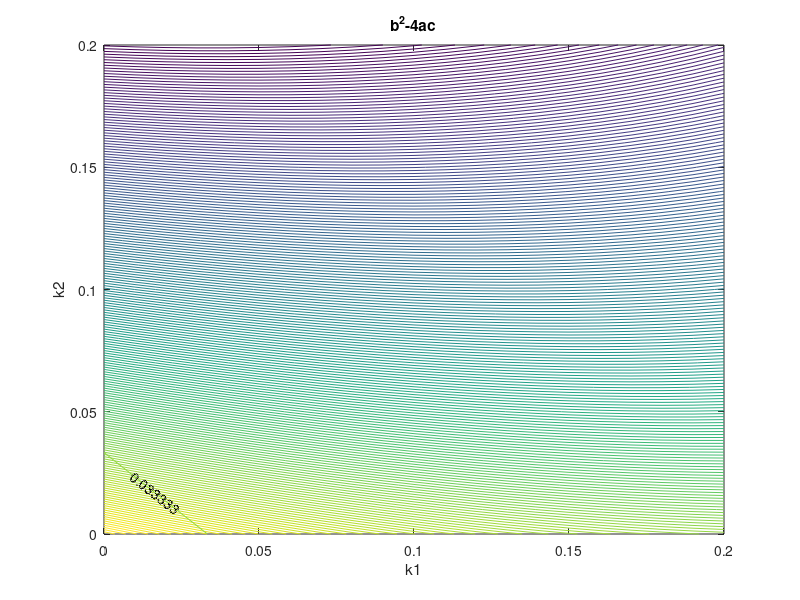
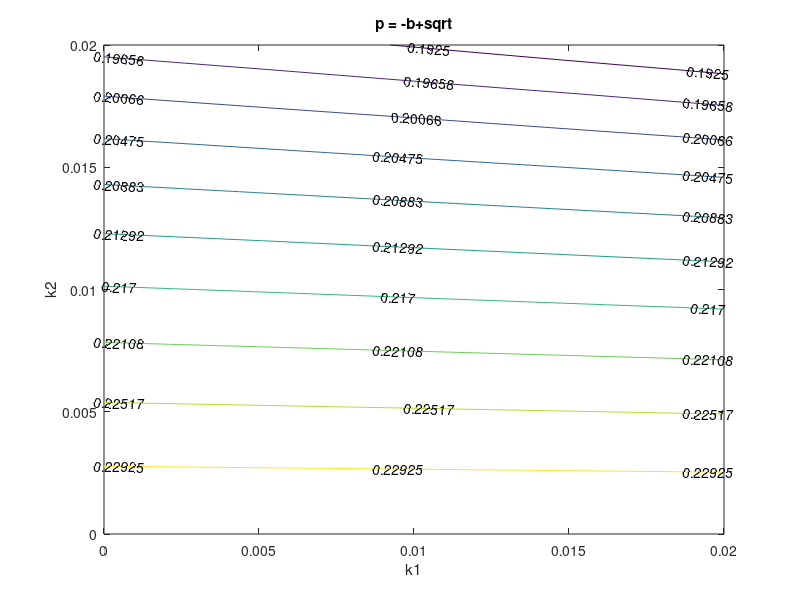
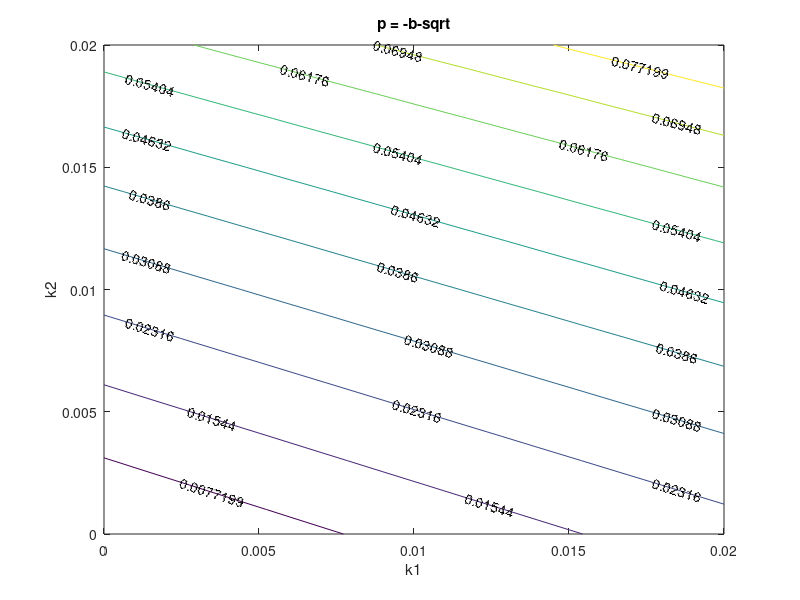

Reproduce these figures in MATLAB, in order.
%Fastlane quadratic equation testing
format short g
vmax = [30 27.5];
vc = 25;
L = [5 30]; %L1 was 6, L2 was 18
pjam = 1/L(1);
pc = pjam/6;
T = [1 2]; %T(2) was 1.5
w = (vc*pc)/(pjam-pc);
if w > L(1)/T(1)
    disp('Attention! w>L(1)/T(1)')
end

af = L+T.*vmax;
ac = T*w*pjam;
bf = -T.*((vmax-vc)/pc);
bc = L-T*w;

dt = 1;
dn = 5/6;

% Check the exstence of solution
sbf = @(x) bf*x; % x is a column vector
saf = @(x) af*x;
f = @(x,y) (sbf([x(:) y(:)]')-af(1)).^2+4*bf(1)*saf([x(:) y(:)]');
    %Existence of the solution of the quadratic equation of p 
add = @(x,y) x+y; %expecting k1+k2<pc in free flow
x = 0:0.01:0.2;
[X,Y] = meshgrid(x);
contour(X,Y,reshape(f(X,Y),length(x),length(x)),200)
xlabel('k1')
ylabel('k2')
% colorbar
hold on
contour(X,Y,add(X,Y),[pc,pc],'ShowText','on')
hold off
title('b^2-4ac')

% Check solutions
soln = @(x,y) (af(1)-sbf([x(:) y(:)]')-sqrt(f(x,y)))/(-2*bf(1));
solp = @(x,y) (af(1)-sbf([x(:) y(:)]')+sqrt(f(x,y)))/(-2*bf(1));
figure()
x1 = 0:0.001:0.02;
[X1,Y1] = meshgrid(x1);
contour(X1,Y1,reshape(solp(X1,Y1),length(x1),length(x1)),'ShowText','on')% Too large >pc
xlabel('k1')
ylabel('k2')
title('p = -b+sqrt')

figure()
contour(X1,Y1,reshape(soln(X1,Y1),length(x1),length(x1)),'ShowText','on')% Ok
xlabel('k1')
ylabel('k2')
title('p = -b-sqrt')
